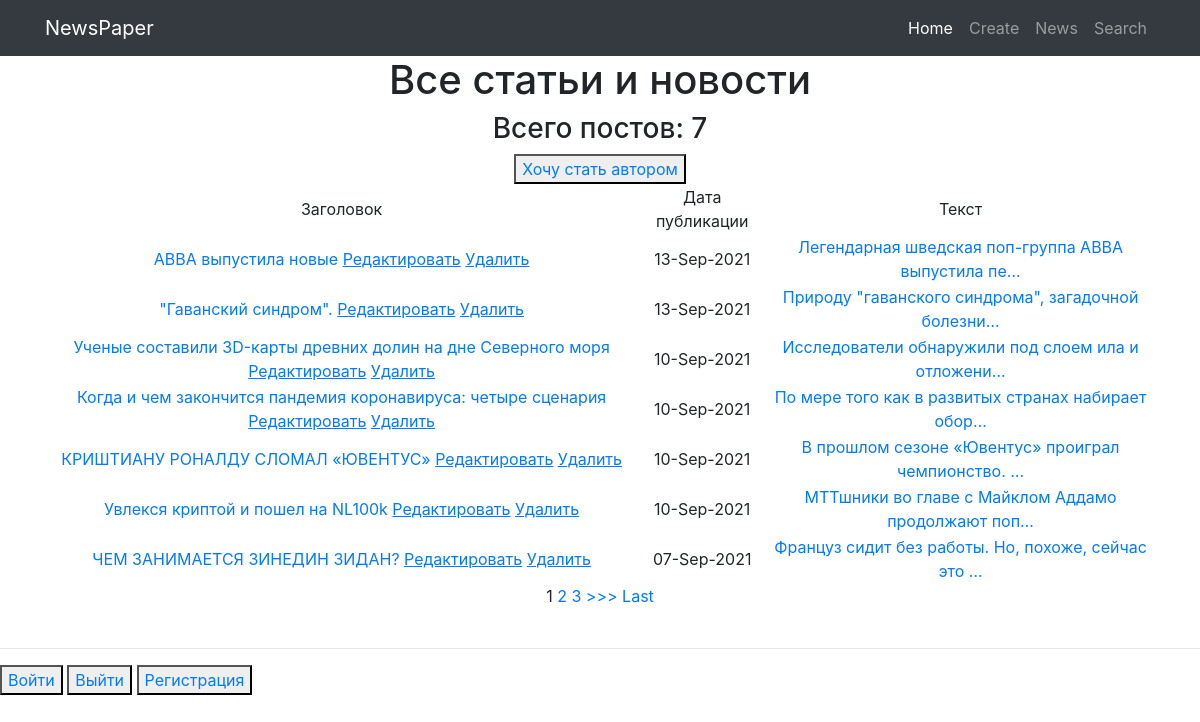
The page /news/ on the database as committed earlier.
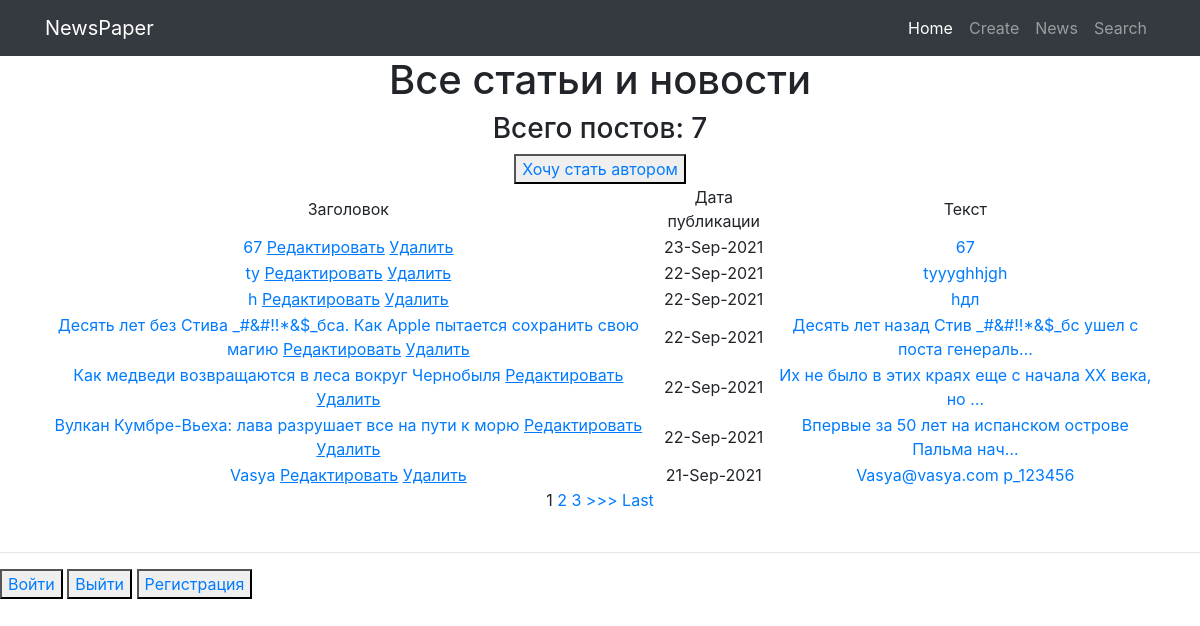
The same page on the database as committed later.
### myapp/models.py (models this page shows, shortened)
class Post(models.Model):
    author = models.ForeignKey(Author, on_delete= models.CASCADE)
    NEWS = 'NW'
    ARTICLE = 'AR'
    CATEGORY_CHOICE = (
        (NEWS, 'Новость'),
        (ARTICLE, 'Статья'),
    )
    categoryType = models.CharField(max_length=2,choices= CATEGORY_CHOICE, default= ARTICLE)
    dateCreation = models.DateTimeField(auto_now_add= True)
    postCategory = models.ManyToManyField(Category, through='PostCategory')
    title = models.CharField(max_length=128)
    text = models.TextField()
    rating = models.SmallIntegerField(default=0)

### myapp/views.py (the view, shortened to what this page needs)
# urls.py: path('', PostList.as_view()),
class PostList(ListView):
    model = Post
    template_name = 'posts.html'
    context_object_name = 'posts'
    queryset = Post.objects.order_by('-id') #  сортируем, еще можно через ordering = ['-id']
    paginate_by = 7 # поставим постраничный вывод в n-элемент
    form_class = PostForm
    def get_context_data(self,**kwargs):
        context = super().get_context_data(**kwargs) # забираем отфильтрованные объекты переопределяя метод get_context_data у наследуемого класса
        context['filter']= PostFilter(self.request.GET, queryset=self.get_queryset())
        context['form'] = PostForm()
        context['is_not_authors'] = not self.request.user.groups.filter(name='authors').exists()
        return context

### myapp/templatetags/custom_filters.py (called while the page is built)
@register.filter(name='censor')
def censor(value):
    cens_words = [
        'сторис',
        'подушка',
        'вещей',
        'Джо',
    ]
    for word in cens_words:
        if word in value:
            value = value.replace(word, '_#&#!!*&$_')
    return value

### templates/posts.html (shortened to what this page needs)
{% extends 'flatpages/default.html' %}
{% load custom_filters %}
{% block content %}
    <h1>Все статьи и новости</h1>
    <h3> Всего постов: {{ posts|length }}</h3>
    {% if is_not_authors %}
    <button><a href="{% url 'upgrade' %}">Хочу стать автором</a></button>
    {% endif %}
    {% if posts %}
    <table>
        <tr>
            <td>Заголовок</td>
            <td>Дата публикации</td>
            <td>Текст</td>
        </tr>
        {% for post in posts %}
            <tr>
                <td>
                    <a href="{% url 'post_detail' post.id %}">{{ post.title|censor }}</a>
                    <a href="{% url 'post_update' post.id %}"><u>Редактировать</u></a>
                    <a href="{% url 'post_delete' post.id %}"><u>Удалить</u></a>
                </td>
                <td>{{ post.dateCreation|date:'d-M-Y'}}</td>
                <td><a href="/news/{{post.id}}">{{ post.text|truncatechars:50|censor }}</a></td>
            </tr>
        {% endfor %}
    </table>
    {% else %}
        <h3>Постов пока нет</h3>
    {% endif %}
    {% if is_paginated %}
        {% for num in page_obj.paginator.page_range %}
            {% if page_obj.number == num %}
                <a>{{ num }}</a>
            {% elif num > page_obj.number|add:'-3' and num < page_obj.number|add:'3' %}
                <a href="?page={{ num }}">{{ num }}</a>
            {% endif %}
        {% endfor %}
        {% if page_obj.has_next %}
            <a href="?page={{ page_obj.next_page_number }}">>>></a>
            <a href="?page={{ page_obj.paginator.num_pages }}">Last</a>
        {% endif %}
    {% endif %}
{% endblock content %}

Rows that differ between the two databases and show on the page:
no longer on this page (row unchanged): Post: title|censor "ABBA выпустила новые", dateCreation "13-Sep-2021", text|censor "Легендарная шведская поп-группа ABBA выпустила пе…"
no longer on this page (row unchanged): Post: title|censor "\"Гаванский синдром\".", dateCreation "13-Sep-2021", text|censor "Природу \"гаванского синдрома\", загадочной болезни…"
no longer on this page (row unchanged): Post: title|censor "Ученые составили 3D-карты древних долин на дне Северного моря", dateCreation "10-Sep-2021", text|censor "Исследователи обнаружили под слоем ила и отложени…"
no longer on this page (row unchanged): Post: title|censor "Когда и чем закончится пандемия коронавируса: четыре сценария", dateCreation "10-Sep-2021", text|censor "По мере того как в развитых странах набирает обор…"
no longer on this page (row unchanged): Post: title|censor "КРИШТИАНУ РОНАЛДУ СЛОМАЛ «ЮВЕНТУС»", dateCreation "10-Sep-2021", text|censor "В прошлом сезоне «Ювентус» проиграл чемпионство. …"
no longer on this page (row unchanged): Post: title|censor "Увлекся криптой и пошел на NL100k", dateCreation "10-Sep-2021", text|censor "МТТшники во главе с Майклом Аддамо продолжают поп…"
no longer on this page (row unchanged): Post: title|censor "ЧЕМ ЗАНИМАЕТСЯ ЗИНЕДИН ЗИДАН?", dateCreation "07-Sep-2021", text|censor "Француз сидит без работы. Но, похоже, сейчас это …"
added Post: title|censor "67", dateCreation "23-Sep-2021", text|censor "67"
added Post: title|censor "ty", dateCreation "22-Sep-2021", text|censor "tyyyghhjgh"
added Post: title|censor "h", dateCreation "22-Sep-2021", text|censor "hдл"
added Post: title|censor "Десять лет без Стива _#&#!!*&$_бса. Как Apple пытается сохранить свою магию", dateCreation "22-Sep-2021", text|censor "Десять лет назад Стив _#&#!!*&$_бс ушел с поста генераль…"
added Post: title|censor "Как медведи возвращаются в леса вокруг Чернобыля", dateCreation "22-Sep-2021", text|censor "Их не было в этих краях еще с начала ХХ века, но …"
added Post: title|censor "Вулкан Кумбре-Вьеха: лава разрушает все на пути к морю", dateCreation "22-Sep-2021", text|censor "Впервые за 50 лет на испанском острове Пальма нач…"
added Post: title|censor "Vasya", dateCreation "21-Sep-2021", text|censor "Vasya@vasya.com p_123456"
